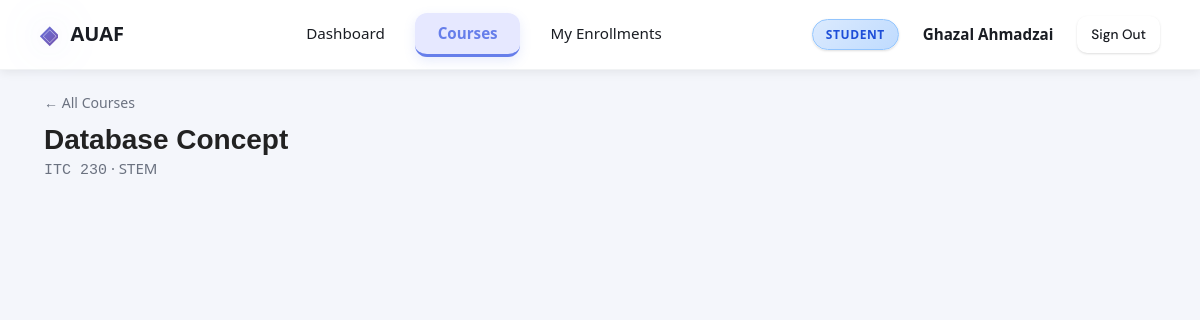
Page /courses/2 (signed in) on the committed database.
### tables this page shows
CREATE TABLE courses (
    id INTEGER PRIMARY KEY AUTOINCREMENT,
    course_name TEXT,
    instructor TEXT,
    credits INTEGER,
    schedule TEXT,
    department TEXT,
    capacity INTEGER
, course_code TEXT, description TEXT);

### app.py (the view)
@courses_bp.route("/<int:course_id>")
def view_course(course_id):
    if "username" not in session:
        return redirect(url_for("auth.login"))
    course = get_course_by_id(course_id)
    if not course:
        flash("Course not found.", "danger")
        return redirect(url_for("courses.list_courses"))
    return render_template("courses/detail.html", course=course)

### app.py (called while the page is built)
def get_db_connection():
    import os
    db_path = os.path.join(os.path.dirname(__file__), "database.db")
    conn = sqlite3.connect(db_path)
    conn.row_factory = sqlite3.Row
    return conn

def table_exists(table_name):
    conn = get_db_connection()
    row = conn.execute(
        "SELECT name FROM sqlite_master WHERE type='table' AND name=?",
        (table_name,),
    ).fetchone()
    conn.close()
    return row is not None

def get_columns(table_name):
    if not table_exists(table_name):
        return []
    conn = get_db_connection()
    rows = conn.execute(f"PRAGMA table_info({table_name})").fetchall()
    conn.close()
    return [row["name"] for row in rows]

def first_existing(row, names, default=None):
    if row is None:
        return default
    for name in names:
        if name in row.keys():
            return row[name]
    return default

@app.context_processor
def inject_globals():
    return {
        "current_user": CurrentUser(),
    }

def get_enrolled_count(course_id):
    if not table_exists("enrollments"):
        return 0
    conn = get_db_connection()
    enroll_cols = get_columns("enrollments")
    if "status" in enroll_cols:
        row = conn.execute(
            "SELECT COUNT(*) AS total FROM enrollments WHERE course_id = ? AND (status IS NULL OR status != 'dropped')",
            (course_id,),
        ).fetchone()
    else:
        row = conn.execute(
            "SELECT COUNT(*) AS total FROM enrollments WHERE course_id = ?",
            (course_id,),
        ).fetchone()
    conn.close()
    return row["total"] if row else 0

def get_course_by_id(course_id):
    conn = get_db_connection()
    row = conn.execute("SELECT * FROM courses WHERE id = ?", (course_id,)).fetchone()
    conn.close()
    if not row:
        return None
    return make_course_object(row)

    @property
    def is_authenticated(self):
        return "username" in session

    @property
    def is_admin(self):
        return session.get("role") == "admin"

    @property
    def full_name(self):
        return session.get("full_name") or session.get("username") or "User"

### templates/courses/detail.html (shortened to what this page needs)
{% extends "base.html" %}
{% block content %}
<div class="page-header">
  <div>
    <a href="{{ url_for('courses.list_courses') }}" class="back-link">← All Courses</a>
    <h1 class="page-title">{{ course.course_name }}</h1>
    <p class="page-subtitle"><code>{{ course.course_code }}</code> · {{ course.department }}</p>
  </div>
</div>
<div class="detail-grid">
  <div class="detail-main">
  </div>
</div>
{% endblock %}

### static/css/main.css (style rules this page uses)
:root { --bg: linear-gradient(135deg, #f5f7fa 0%, #c3cfe2 100%); --bg-solid: #f8f9fb; --surface: #ffffff; --surface-2: #f8f9fa; --surface-3: #e9ecef; --border: #e2e6ed; --border-light: #f1f3f4; --text: #1a1d23; --text-muted: #6b7280; --text-light: #9ca3af; --primary: linear-gradient(135deg, #667eea 0%, #764ba2 100%); --primary-solid: #667eea; --primary-hover: #5a67d8; --primary-light: #e6e8ff; --secondary: #f8f9fa; --secondary-hover: #e9ecef; --danger: #dc2626; --danger-hover: #b91c1c; --danger-light: #fef2f2; --success: #10b981; --success-light: #d1fae5; --warning: #f59e0b; --warning-light: #fef3c7; --info: #3b82f6; --info-light: #dbeafe; --radius: 12px; --radius-lg: 16px; --radius-xl: 20px; --shadow: 0 1px 3px rgba(0,0,0,.08), 0 1px 2px rgba(0,0,0,.06); --shadow-md: 0 4px 16px rgba(0,0,0,.10); --shadow-lg: 0 10px 25px rgba(0,0,0,.15); --shadow-xl: 0 20px 40px rgba(0,0,0,.20); --nav-h: 70px; --font: 'DM Sans', system-ui, -apple-system, sans-serif; --mono: 'DM Mono', 'SF Mono', Monaco, monospace; --transition: all 0.3s cubic-bezier(0.4, 0, 0.2, 1); --glow: 0 0 20px rgba(102, 126, 234, 0.3); }
*, *::before, *::after { box-sizing: border-box; margin: 0; padding: 0; }
html { font-size: 16px; scroll-behavior: smooth; }
body { font-family: var(--font); background: linear-gradient(135deg, #f8fafc 0%, #e2e8f0 100%); background-attachment: fixed; color: var(--text); line-height: 1.6; -webkit-font-smoothing: antialiased; -moz-osx-font-smoothing: grayscale; }
a { color: var(--primary-solid); text-decoration: none; transition: var(--transition); }
.page-header { display: flex; justify-content: space-between; align-items: flex-start; margin-bottom: 1.75rem; }
.page-title { font-size: 1.75rem; font-weight: 700; line-height: 1.2; }
.page-subtitle { color: var(--text-muted); margin-top: .25rem; }
.back-link { font-size: .88rem; color: var(--text-muted); display: block; margin-bottom: .5rem; }
.detail-grid { display: grid; grid-template-columns: 1fr 340px; gap: 2rem; }
body { font-family: "Segoe UI", Arial, sans-serif; background: #f4f6fb; color: #333; }
.page-header { background: white; padding: 20px; border-radius: 12px; margin: 20px; box-shadow: 0 4px 12px rgba(0,0,0,0.05); }
h1, h2, h3 { font-family: "Segoe UI Semibold", sans-serif; color: #222; }
p { color: #555; font-size: 14px; }
.page-header { display:block; background:none; box-shadow:none; border:none; padding:0; margin-top: -10px; }
.page-header p { margin-top:0px; padding:0; background:none; border:none; box-shadow:none; font-size:15px; color:#6b7280; }
.page-header { display:flex; justify-content:space-between; align-items:center; }
.page-header .page-title { margin:0; }

### rows in the picture
courses: course_name "Database Concept", course_code "ITC 230", department "STEM"

### other values in the picture
{{ 'Admin' if current_user.is_admin else 'Student' }} "STUDENT"
